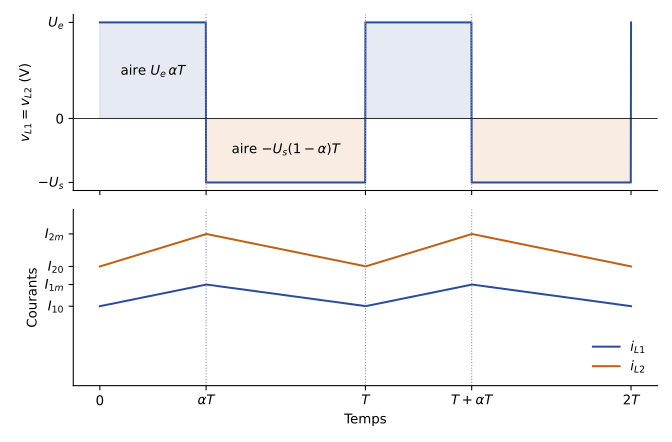

Source code (Python):
"""EAEP1, partiel 2016-2017, ex. 1, q. 9 et 14 — SEPIC en conduction continue, alpha = 0,4.
Reconstruite (Claude) : tensions v_L1 = v_L2 (Ue puis -Us) et courants i_L1, i_L2.
Ue = 18 V, Us = 12 V (données de la q. 17) ; valeurs moyennes I1 = Ie, I2 = Is pour Is = 5 A ;
ondulations de courant choisies pour l'illustration (L1, L2 non donnés)."""
import numpy as np
import matplotlib
matplotlib.use("Agg")
import matplotlib.pyplot as plt
plt.rcParams.update({"font.family": "sans-serif", "font.size": 10, "svg.fonttype": "none"})

a, Ue, Us, Is = 0.4, 18.0, 12.0, 5.0
I1, I2, dI1, dI2 = Is * Us / Ue, Is, 0.8, 1.2
t = np.linspace(0, 2, 2001)              # en périodes T
ph = t % 1
v = np.where(ph < a, Ue, -Us)
def tri(I, dI):
    return np.where(ph < a, I - dI / 2 + dI * ph / a, I + dI / 2 - dI * (ph - a) / (1 - a))
fig, (a1, a2) = plt.subplots(2, 1, figsize=(7, 4.6), sharex=True)
a1.plot(t, v, color="#2B4C9B")
a1.axhline(0, color="k", lw=0.6)
a1.set_ylabel("$v_{L1} = v_{L2}$ (V)")
a1.set_yticks([-Us, 0, Ue]); a1.set_yticklabels(["$-U_s$", "0", "$U_e$"])
a1.fill_between(t, 0, v, where=ph < a, color="#2B4C9B", alpha=0.12)
a1.fill_between(t, 0, v, where=ph >= a, color="#BF6014", alpha=0.12)
a1.text(0.2, Ue * 0.45, r"aire $U_e\,\alpha T$", ha="center")
a1.text(0.7, -Us * 0.55, r"aire $-U_s(1-\alpha)T$", ha="center")
a2.plot(t, tri(I1, dI1), color="#2B4C9B", label="$i_{L1}$")
a2.plot(t, tri(I2, dI2), color="#BF6014", label="$i_{L2}$")
a2.set_yticks([I1 - dI1 / 2, I1 + dI1 / 2, I2 - dI2 / 2, I2 + dI2 / 2])
a2.set_yticklabels(["$I_{10}$", "$I_{1m}$", "$I_{20}$", "$I_{2m}$"])
a2.set_ylim(0, 6.5); a2.set_ylabel("Courants")
a2.legend(loc="lower right", frameon=False)
for ax in (a1, a2):
    for k in (a, 1, 1 + a):
        ax.axvline(k, color="#7E889B", ls=":", lw=0.8)
    ax.spines[["top", "right"]].set_visible(False)
a2.set_xticks([0, a, 1, 1 + a, 2]); a2.set_xticklabels(["0", r"$\alpha T$", "$T$", r"$T+\alpha T$", "$2T$"])
a2.set_xlabel("Temps")
fig.tight_layout()
fig.savefig("ann1617-sepic-chronogrammes.svg")
